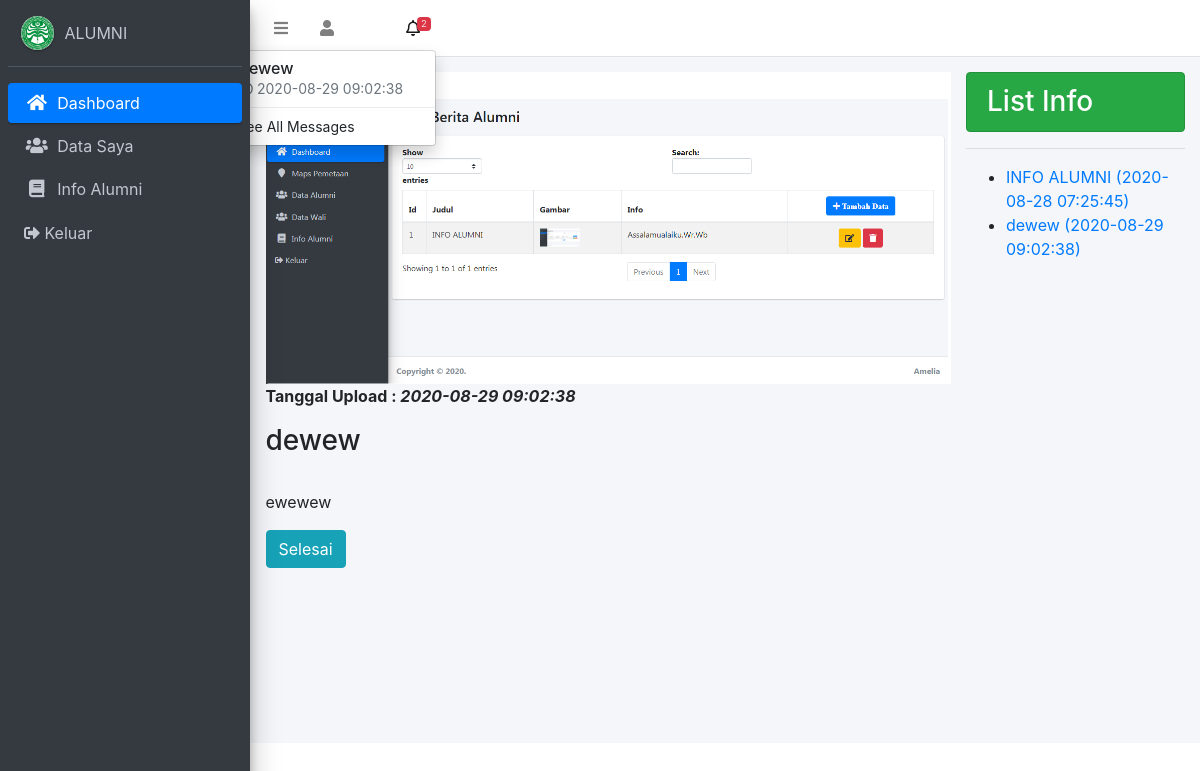
Page /index.php/User/detail_info/2 on the committed database.
### tables this page shows
CREATE TABLE `tb_info` (
  `id_info` int(11) NOT NULL,
  `nama_info` varchar(100) NOT NULL,
  `gambar` varchar(100) NOT NULL,
  `info` text NOT NULL,
  `create_at` timestamp NOT NULL DEFAULT current_timestamp() ON UPDATE current_timestamp()
);

### application/controllers/User.php (called while the page is built, shortened)
<?php
class User extends CI_Controller {
	function __construct(){
	 	$this->load->model('M_user');
	}
	public function detail_info($id)
	{
		$data['jumlah_info'] = $this->db->query("select * from tb_info")->num_rows();
		$data['info_list'] = $this->db->query("select * from tb_info  ")->result();
		$data['info'] = $this->db->query("select * from tb_info  where id_info='$id' ")->result();
		$this->load->view('web/aksi/detail_info',$data);
	}
}

### index.php (called while the page is built, shortened)
<?php
require_once BASEPATH.'core/CodeIgniter.php';

### application/views/web/aksi/detail_info.php (the view, shortened to what this page needs)
<?php $this->load->view('web/template/head') ?>
<?php $this->load->view('web/template/nav') ?>
<div class="content-wrapper">
    <section class="content-header">
                    <div class="container-fluid">
                        <div class="row">
                               <div class="col-md-9">
                                <?php foreach($info as $a):?>
                                <img src="<?php echo base_url('upload/info/'.$a->gambar) ?>"  class="card-img-top"
                                    alt="..."><BR>
                                   <p><b>Tanggal Upload : <i><?= $a->create_at ?></i></b></p>
                                    <h3 ><?= $a->nama_info ?></h3><br>
                                   <p><?= $a->info ?></p>
                                <?php endforeach;?>
                                </div>
                                <div class="col-md-3">
                                   <h3 class="alert alert-success">List Info</h3><hr>
                                    <ul>
                                    <?php foreach($info_list as $a):?>
                                    <li><a href="<?php echo site_url('User/detail_info/'.$a->id_info) ?>"><span><?= $a->nama_info ?> (<?= $a->create_at ?>)</span></a></li>
                                    <?php endforeach;?>
                                    </ul>
                                </div>
                            </div>
                            <a href="<?= base_url('User/info') ?>" class="btn btn-info">Selesai</a>
                        </div>
                    </div>
                </div>
    </body>
    </html>

### application/views/web/template/nav.php (shortened to what this page needs)
<body class="hold-transition sidebar-mini layout-fixed">
<div class="wrapper">
<nav class="main-header navbar navbar-expand navbar-white navbar-light">
    <ul class="navbar-nav">
      <li class="nav-item">
        <a class="nav-link" data-widget="pushmenu" href="#"><i class="fas fa-bars"></i></a>
      </li>
      <ul class="navbar-nav">
      <li class="nav-item">
        <a class="nav-link" ><i class="fas fa-user"> <?php echo $this->session->userdata("nama"); ?></i></a>
      </li>
        <ul>
        </ul>
      <li class="nav-item dropdown show">
        <a class="nav-link" data-toggle="dropdown" href="#" aria-expanded="true">
          <i class="far fa-bell"></i>
          <span class="badge badge-danger navbar-badge"><?php echo $jumlah_info; ?></span>
        </a>
        <div class="dropdown-menu dropdown-menu-lg dropdown-menu-right show">
        <?php foreach($info as $a):?>
          <a href="<?php echo site_url('User/detail_info/'.$a->id_info) ?>" class="dropdown-item">
            <div class="media">
              <div class="media-body">
                <h3 class="dropdown-item-title">
                  <?= $a->nama_info ?>
                 </h3>
               <p class="text-sm text-muted"><i class="far fa-clock mr-1"></i><?= $a->create_at ?></p>
              </div>
            </div>
          </a>
        <?php endforeach;?>
          <div class="dropdown-divider"></div>
          <a href="<?php echo site_url('User/info') ?>" class="dropdown-item dropdown-footer">See All Messages</a>
        </div>
      </li>
    </ul>
  </nav>

### rows in the picture
tb_info: nama_info "dewew", create_at "2020-08-29 09:02:38", gambar (picture), info "ewewew"
tb_info: nama_info "INFO ALUMNI", create_at "2020-08-28 07:25:45"

### other values in the picture
$jumlah_info "2"
